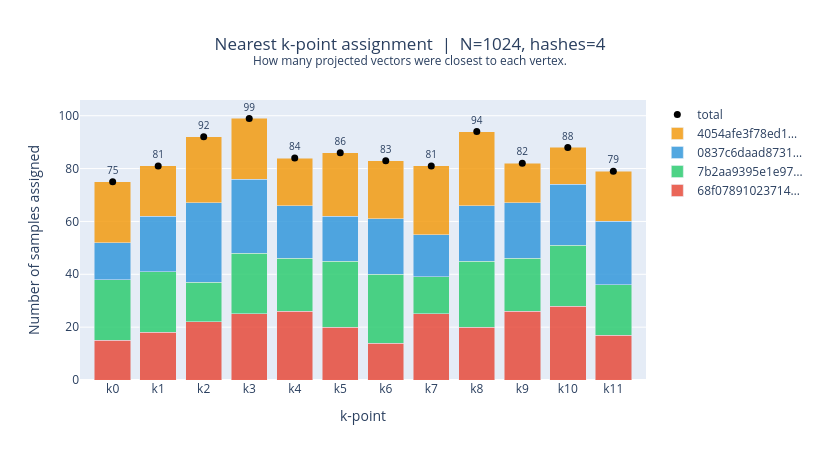

Notebook source saved alongside this figure:
### Code cell
overall_counts = np.bincount(closest_idxs, minlength=k)

hash_counts = {}
for h in unique_hashes:
    mask = block_hashes_all == h
    hash_counts[h] = np.bincount(closest_idxs[mask], minlength=k)

k_labels = [f"k{i}" for i in range(k)]

fig = go.Figure()

for h, color in zip(unique_hashes, PALETTE):
    counts = hash_counts[h]
    fig.add_trace(go.Bar(
        x=k_labels,
        y=counts,
        name=f"{h[:14]}…",
        marker_color=color,
        opacity=0.85,
        hovertemplate="k-point: %{x}<br>count: %{y}<extra>%{fullData.name}</extra>",
    ))

fig.add_trace(go.Scatter(
    x=k_labels,
    y=overall_counts,
    mode="markers+text",
    name="total",
    line=dict(color="black", width=2, dash="dot"),
    marker=dict(size=7, color="black"),
    text=[str(c) if c > 0 else "" for c in overall_counts],
    textposition="top center",
    textfont=dict(size=10),
))

fig.update_layout(
    barmode="stack",
    title=dict(
        text=(f"Nearest k-point assignment  |  N={N}, hashes={len(unique_hashes)}<br>"
              f"<sup>How many projected vectors were closest to each vertex.</sup>"),
        x=0.5,
    ),
    xaxis=dict(title="k-point", categoryorder="array",
               categoryarray=k_labels),
    yaxis=dict(title="Number of samples assigned"),
    width=820,
    height=460,
)
fig.show()
fig.write_html("../img/nearest_k_point_dist.html")

### Figure 1 — Plotly figure (JSON) as saved in the notebook; plotly's stock layout.template omitted (floating-point values rounded to 4 significant figures)
{"data": [{"hovertemplate": "k-point: %{x}<br>count: %{y}<extra>%{fullData.name}</extra>", "marker": {"color": "#e74c3c"}, "name": "68f07891023714…", "opacity": 0.85, "type": "bar", "x": ["k0", "k1", "k2", "k3", "k4", "k5", "k6", "k7", "k8", "k9", "k10", "k11"], "y": [15, 18, 22, 25, 26, 20, 14, 25, 20, 26, 28, 17]}, {"hovertemplate": "k-point: %{x}<br>count: %{y}<extra>%{fullData.name}</extra>", "marker": {"color": "#2ecc71"}, "name": "7b2aa9395e1e97…", "opacity": 0.85, "type": "bar", "x": ["k0", "k1", "k2", "k3", "k4", "k5", "k6", "k7", "k8", "k9", "k10", "k11"], "y": [23, 23, 15, 23, 20, 25, 26, 14, 25, 20, 23, 19]}, {"hovertemplate": "k-point: %{x}<br>count: %{y}<extra>%{fullData.name}</extra>", "marker": {"color": "#3498db"}, "name": "0837c6daad8731…", "opacity": 0.85, "type": "bar", "x": ["k0", "k1", "k2", "k3", "k4", "k5", "k6", "k7", "k8", "k9", "k10", "k11"], "y": [14, 21, 30, 28, 20, 17, 21, 16, 21, 21, 23, 24]}, {"hovertemplate": "k-point: %{x}<br>count: %{y}<extra>%{fullData.name}</extra>", "marker": {"color": "#f39c12"}, "name": "4054afe3f78ed1…", "opacity": 0.85, "type": "bar", "x": ["k0", "k1", "k2", "k3", "k4", "k5", "k6", "k7", "k8", "k9", "k10", "k11"], "y": [23, 19, 25, 23, 18, 24, 22, 26, 28, 15, 14, 19]}, {"line": {"color": "black", "dash": "dot", "width": 2}, "marker": {"color": "black", "size": 7}, "mode": "markers+text", "name": "total", "text": ["75", "81", "92", "99", "84", "86", "83", "81", "94", "82", "88", "79"], "textfont": {"size": 10}, "textposition": "top center", "type": "scatter", "x": ["k0", "k1", "k2", "k3", "k4", "k5", "k6", "k7", "k8", "k9", "k10", "k11"], "y": [75, 81, 92, 99, 84, 86, 83, 81, 94, 82, 88, 79]}], "layout": {"barmode": "stack", "height": 460, "title": {"text": "Nearest k-point assignment  |  N=1024, hashes=4<br><sup>How many projected vectors were closest to each vertex.</sup>", "x": 0.5}, "width": 820, "xaxis": {"categoryarray": ["k0", "k1", "k2", "k3", "k4", "k5", "k6", "k7", "k8", "k9", "k10", "k11"], "categoryorder": "array", "title": {"text": "k-point"}}, "yaxis": {"title": {"text": "Number of samples assigned"}}}}
